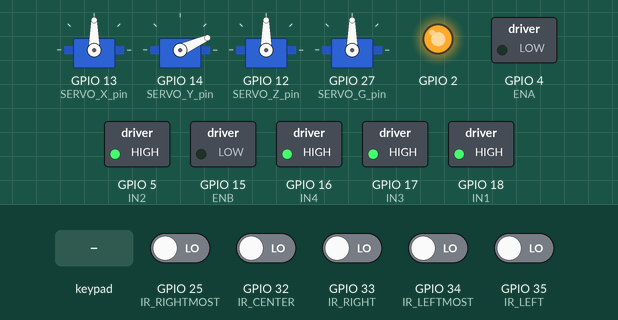
This program was run on a simulated ESP32. On the bench: 4 × servo, switched loads named in the program (green lamp = pin HIGH), output pins drawn as LEDs (lit = HIGH). The test bench sets the inputs (shaded band); at power-on: GPIO 25 (IR_RIGHTMOST), GPIO 32 (IR_CENTER), GPIO 33 (IR_RIGHT), GPIO 34 (IR_LEFTMOST), GPIO 35 (IR_LEFT) LOW. Nothing arrives over Bluetooth unless stated; what the program prints to the serial monitor is not drawn.

Above: at 1.2 s.
1.3 s: key 'U' pressed
At 2.0 s:
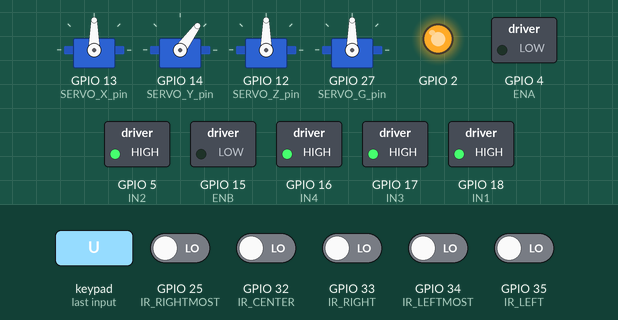
3.1 s: key 'O' pressed
At 3.9 s:
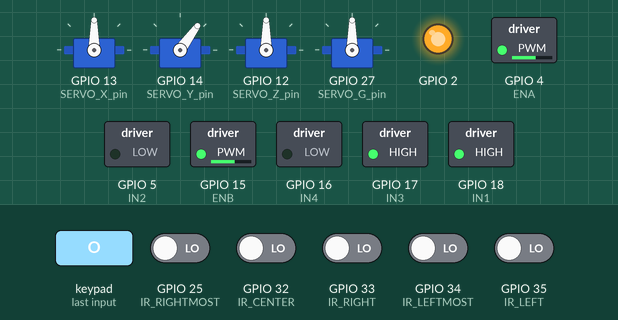
Timing chart, 0 to 6.1 s (numbered marks = the images above; inputs shaded):
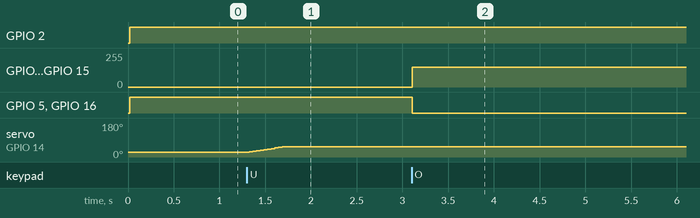

The program:

main.cpp
```cpp
#include <Arduino.h>
#include <PS4Controller.h>
#include <pid_v1.h>
#include <ESP32Servo.h>

// motor pins
#define IN1 18
#define IN2 5
#define ENA 4
#define IN3 17
#define IN4 16
#define ENB 15

// ir pins
#define IR_LEFTMOST 34
#define IR_LEFT 35
#define IR_CENTER 32
#define IR_RIGHT 33
#define IR_RIGHTMOST 25

//pid
double Setpoint = 0;  // We want to stay centered (position 0)
double Input, Output;
double Kp = 50, Ki = 0.5, Kd = 1;
// double Kp = 50, Ki = 15, Kd = 0;
PID myPID(&Input, &Output, &Setpoint, Kp, Ki, Kd, DIRECT);
//line follower flag
bool lineFollowerFlag = false;


// Motor speed parameters
int baseSpeed = 150;  // Base speed (0-255)
int maxSpeed = 255;   // Maximum speed (0-255)

//servo
#define SERVO_X_pin 13
#define SERVO_Y_pin 14
#define SERVO_Z_pin 12
#define SERVO_G_pin 27
// servo intial angles
int SERVO_X_ANGLE = 90;
int SERVO_Y_ANGLE = 24;
int SERVO_Z_ANGLE = 90;
int SERVO_G_ANGLE = 90;

// servo objects
Servo SERVO_X;
Servo SERVO_Y;
Servo SERVO_Z;
Servo SERVO_G;


// dicerotion
void carMovement();
void carMovementX(int[]);
enum direction
{
  forward,
  reverse,
  stop
};
void Movement(int,int, direction);
void armMovement();
void armAngles();
void readSensors();
void PIDStart();
void calculatePID();
void motorControl();
void movementPID(int, int);

void notify()
{
  if(PS4.event.button_down.circle)
  {
    // Serial.println("Circle Pressed");
    if(lineFollowerFlag) PS4.setLed(255,0,0);
    else PS4.setLed(0,255,0);
    lineFollowerFlag = !lineFollowerFlag;
    Serial.println(lineFollowerFlag);
  }
}
void setup() {
  // Motors
  pinMode(2, OUTPUT);
  pinMode(IN1, OUTPUT);
  pinMode(IN2, OUTPUT);
  pinMode(IN3, OUTPUT);
  pinMode(IN4, OUTPUT);
  pinMode(ENA, OUTPUT);
  pinMode(ENB, OUTPUT);

  pinMode(IR_LEFTMOST, INPUT);
  pinMode(IR_LEFT, INPUT);
  pinMode(IR_CENTER, INPUT);
  pinMode(IR_RIGHT, INPUT);
  pinMode(IR_RIGHTMOST, INPUT);
  digitalWrite(IN1, HIGH);
  digitalWrite(IN2, LOW);
  digitalWrite(IN3, HIGH);
  digitalWrite(IN4, LOW);
  analogWrite(ENA, 0);
  analogWrite(ENB, 0);
  // PID INIT
  myPID.SetMode(AUTOMATIC);
  myPID.SetOutputLimits(-maxSpeed, maxSpeed);
  myPID.SetTunings(Kp, Ki, Kd);

  //ps4 init
  PS4.attach(notify);
  PS4.begin("1a:2b:3c:01:01:01");


  // servo motor
  /*
  SG90 servo -> 500us and 2400us
  MG995 servo -> 1000us and 2000us
  */
  SERVO_X.attach(SERVO_X_pin, 500, 2400);
  SERVO_Y.attach(SERVO_Y_pin, 500, 2400);
  SERVO_Z.attach(SERVO_Z_pin, 500, 2400);
  SERVO_G.attach(SERVO_G_pin, 500, 2400);
  armMovement();
  Serial.begin(115200);
}

void loop() {
  if (PS4.isConnected()) {
    if(lineFollowerFlag)
    {
      PS4.setLed(255,0,0);
      PIDStart();
    }
    else
    {
    // Serial.println("PS4 Controller Mode");
    digitalWrite(2,HIGH);
    carMovement();
    armAngles();
    }
  }
  else {
    digitalWrite(2,LOW);
  }
}


void carMovement() {
  if(PS4.data.analog.button.r2)
  {
    int speed = abs(PS4.data.analog.button.r2);
    int speeds[2] = {speed, speed};
    carMovementX(speeds);
    Movement(speeds[0], speeds[1],direction::forward);
  }
  else if (PS4.data.analog.button.l2)
  {
    int speed = abs(PS4.data.analog.button.l2);
    int speeds[2] = {speed, speed};
    carMovementX(speeds);
    Movement(speeds[0], speeds[1],direction::reverse);
  }
  else
  {
    Movement(0, 0,direction::stop);
  }
}

void carMovementX(int speeds[]) {
  if (PS4.data.analog.stick.lx>=5)
  {
  // Serial.println("Right");
  int speedMinus = map(abs(PS4.data.analog.stick.lx),5,128,0,speeds[1]);
  speeds[1] -= speedMinus;
  Serial.println(speeds[1]);
  }
  else if (PS4.data.analog.stick.lx<=-5)
  {
  int speedMinus = map(abs(PS4.data.analog.stick.lx),5,128,0,speeds[0]);
  speeds[0] -= speedMinus;
  }
}

void Movement(int speedLeft, int speedRight, direction dir) {
  if(speedLeft > 255) speedLeft = 255;
  if(speedRight > 255) speedRight = 255;
  if(speedLeft < 0) speedLeft = 0;
  if(speedRight < 0) speedRight = 0;
  if(dir == direction::forward) // forward
  {
    digitalWrite(IN1, HIGH);
    digitalWrite(IN2, LOW);
    digitalWrite(IN3, HIGH);
    digitalWrite(IN4, LOW);
  }
  else if(dir == direction::reverse) //reverse
  {
    digitalWrite(IN1, LOW);
    digitalWrite(IN2, HIGH);
    digitalWrite(IN3, LOW);
    digitalWrite(IN4, HIGH);
  }
  else if(dir == direction::stop) // stop
  {
    digitalWrite(IN1, HIGH);
    digitalWrite(IN2, HIGH);
    digitalWrite(IN3, HIGH);
    digitalWrite(IN4, HIGH);
  }
  analogWrite(ENA, speedLeft);
  analogWrite(ENB, speedRight);
  delay(20);
}


/*
===================================================================================================

Arm Logic

===================================================================================================
*/
void armAngles() {

  if (PS4.data.button.right ) SERVO_X_ANGLE = max(0,SERVO_X_ANGLE-3);
  else if (PS4.data.button.left ) SERVO_X_ANGLE =min(180,SERVO_X_ANGLE+3);

  if (PS4.data.button.down ) {SERVO_Y_ANGLE = max(24,SERVO_Y_ANGLE-3);Serial.println(SERVO_Y_ANGLE);}
  else if (PS4.data.button.up ) {SERVO_Y_ANGLE = min(90,SERVO_Y_ANGLE+3);Serial.println(SERVO_Y_ANGLE);}

  if (PS4.data.button.cross ) {SERVO_Z_ANGLE = max(0,SERVO_Z_ANGLE-3); Serial.println(SERVO_Z_ANGLE);}
  else if (PS4.data.button.triangle ) {SERVO_Z_ANGLE = min(180,SERVO_Z_ANGLE+3);Serial.println(SERVO_Z_ANGLE);}

    if(PS4.data.button.r1) {
      SERVO_G_ANGLE = min(180,SERVO_G_ANGLE+3);
    }
  else if(PS4.data.button.l1){
    SERVO_G_ANGLE= max(0,SERVO_G_ANGLE-3);
  }
  if(PS4.event.button_down.ps){
    SERVO_X_ANGLE = 90;
    SERVO_Y_ANGLE = 90;
    SERVO_Z_ANGLE = 90;
  }
  armMovement();
}
void armMovement(){
  SERVO_X.write(min(SERVO_X_ANGLE,180));
  SERVO_Y.write(min(SERVO_Y_ANGLE,180));
  SERVO_Z.write(min(SERVO_Z_ANGLE,180));
  SERVO_G.write(min(SERVO_G_ANGLE,180));
  delay(20);
}


// ====================================================================
// ====================================================================
// ====================================================================

// PID parameters


void readSensors() {
  // Read sensor values and calculate position
  // Line is black (1), background is white (0)
  int leftmost = digitalRead(IR_LEFTMOST);  // Invert if needed
  int left = digitalRead(IR_LEFT);
  int center = digitalRead(IR_CENTER);
  int right = digitalRead(IR_RIGHT);
  int rightmost = digitalRead(IR_RIGHTMOST);
  Serial.print(leftmost);
  Serial.print(" ");
  Serial.print(left);
  Serial.print(" ");
  Serial.print(center);
  Serial.print(" ");
  Serial.print(right);
  Serial.print(" ");
  Serial.println(rightmost);
  // delay(1000);

  // Calculate position (-4 to +4)
  if (leftmost && !left && !center && !right && !rightmost) Input = -7;
  else if (leftmost && left && !center && !right && !rightmost) Input = -5;
  else if (!leftmost && left && !center && !right && !rightmost) Input = -2;
  else if (!leftmost && left && center && !right && !rightmost) Input = -1;
  else if (!leftmost && !left && center && !right && !rightmost) Input = 0;
  else if (!leftmost && !left && center && right && !rightmost) Input = 1;
  else if (!leftmost && !left && !center && right && !rightmost) Input = 2;
  else if (!leftmost && !left && !center && right && rightmost) Input = 5;
  else if (!leftmost && !left && !center && !right && rightmost) Input = 7;
  else if (leftmost && left && center && right && rightmost) Input = 0;  // All sensors on line
  // else Input = 0;  // No line detected or other cases
  Serial.println(Input);
  // delay(1000);
}

void calculatePID() {
  myPID.Compute();
}

void motorControl() {
  int leftMotorSpeed, rightMotorSpeed;

  // Calculate motor speeds based on PID output
  leftMotorSpeed = baseSpeed - Output;
  rightMotorSpeed = baseSpeed + Output;

  // Constrain speeds to 0-maxSpeed
  leftMotorSpeed = constrain(leftMotorSpeed, -maxSpeed, maxSpeed);
  rightMotorSpeed = constrain(rightMotorSpeed, -maxSpeed, maxSpeed);
  Serial.println("Left:");
  Serial.println(leftMotorSpeed);
  Serial.println("Right:");
  Serial.println(rightMotorSpeed);
  // delay(1000);
  movementPID(leftMotorSpeed, rightMotorSpeed);
}

void PIDStart()
{
  readSensors();  // Read sensor values
  calculatePID();  // Calculate PID output
  motorControl();  // Control motors based on PID output
}

void movementPID(int speedLeft,int speedRight) {
  if(speedLeft>0)
  {
    digitalWrite(IN1, HIGH);
    digitalWrite(IN2, LOW);
  }
  else
  {
    digitalWrite(IN1, LOW);
    digitalWrite(IN2, HIGH);
  }

  if (speedRight>0)
  {
    digitalWrite(IN3, HIGH);
    digitalWrite(IN4, LOW);
  }
  else
  {
    digitalWrite(IN3, LOW);
    digitalWrite(IN4, HIGH);
  }

  analogWrite(ENA, abs(speedLeft));
  analogWrite(ENB, abs(speedRight));
}


// 0: white
// 1: black / road
void BackupPlan() {
  readSensors();
  if (IR_RIGHT == 1) {
    do{
    Movement(baseSpeed, 0, direction::forward);
    readSensors();
  }
    while (IR_CENTER != 1);
    Movement(baseSpeed, baseSpeed, direction::forward);
  }

  else if(IR_LEFT == 1) {
    do{
      Movement(0, baseSpeed, direction::forward);
      readSensors();
    }
      while (IR_CENTER != 1);
      Movement(baseSpeed, baseSpeed, direction::forward);
    }

  else Movement(baseSpeed, baseSpeed, direction::forward);
}
```

Measured:
- after the input at 1.3 s, servo on GPIO 14 (SERVO_Y_pin): moves from 24° to 54° over 0.36 s, starting at once
- after the input at 3.1 s, GPIO 4 (ENA), GPIO 15 (ENB): 0/255 → 150/255 at once; GPIO 5 (IN2), GPIO 16 (IN4): HIGH → LOW at once
